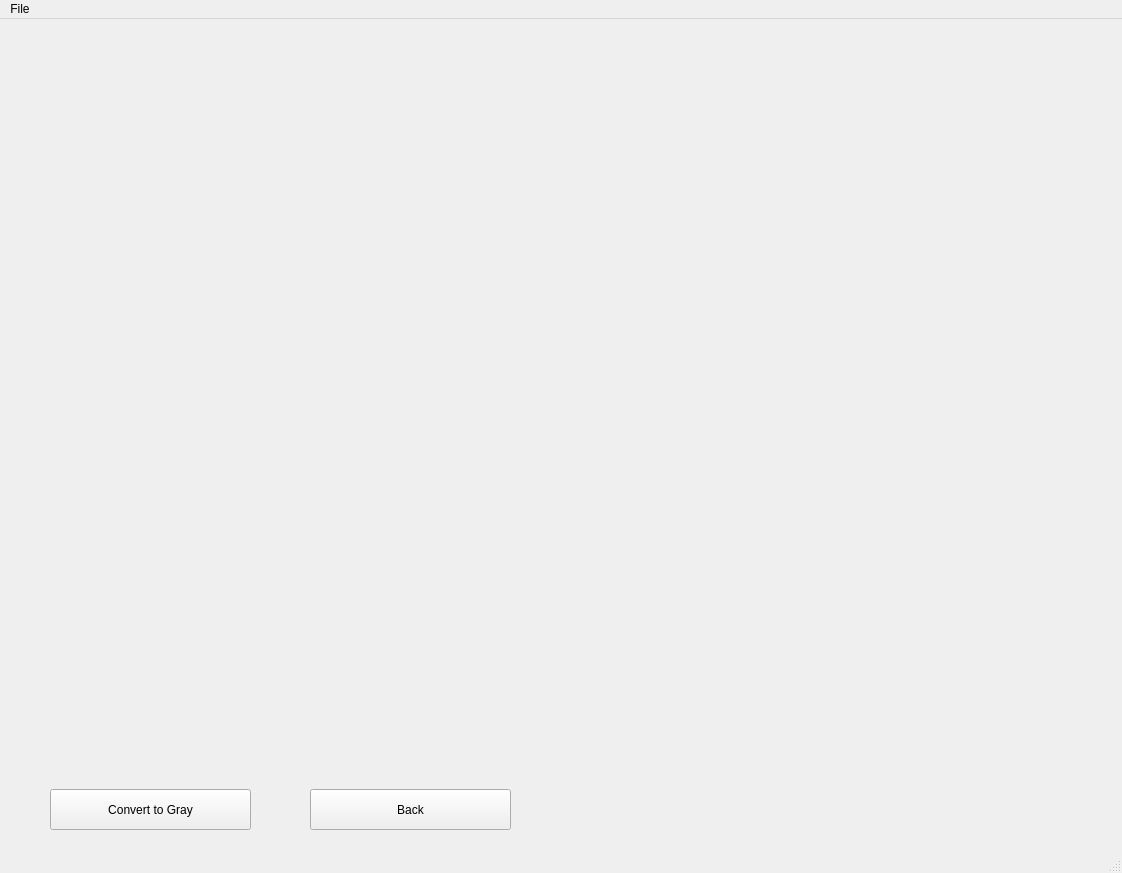
<?xml version="1.0" encoding="UTF-8"?>
<ui version="4.0">
 <class>MainWindow</class>
 <widget class="QMainWindow" name="MainWindow">
  <property name="geometry">
   <rect>
    <x>0</x>
    <y>0</y>
    <width>1122</width>
    <height>873</height>
   </rect>
  </property>
  <property name="windowTitle">
   <string>MainWindow</string>
  </property>
  <widget class="QWidget" name="centralwidget">
   <widget class="QLabel" name="label">
    <property name="geometry">
     <rect>
      <x>10</x>
      <y>0</y>
      <width>1111</width>
      <height>741</height>
     </rect>
    </property>
    <property name="text">
     <string/>
    </property>
   </widget>
   <widget class="QPushButton" name="pushButton">
    <property name="geometry">
     <rect>
      <x>50</x>
      <y>770</y>
      <width>201</width>
      <height>41</height>
     </rect>
    </property>
    <property name="text">
     <string>Convert to Gray</string>
    </property>
   </widget>
   <widget class="QPushButton" name="pushButton_2">
    <property name="geometry">
     <rect>
      <x>310</x>
      <y>770</y>
      <width>201</width>
      <height>41</height>
     </rect>
    </property>
    <property name="text">
     <string>Back</string>
    </property>
   </widget>
  </widget>
  <widget class="QMenuBar" name="menubar">
   <property name="geometry">
    <rect>
     <x>0</x>
     <y>0</y>
     <width>1122</width>
     <height>26</height>
    </rect>
   </property>
   <widget class="QMenu" name="menuFile">
    <property name="title">
     <string>File</string>
    </property>
    <addaction name="actionOpen"/>
   </widget>
   <addaction name="menuFile"/>
  </widget>
  <widget class="QStatusBar" name="statusbar"/>
  <action name="actionOpen">
   <property name="text">
    <string>Open</string>
   </property>
  </action>
 </widget>
 <resources/>
 <connections/>
</ui>
